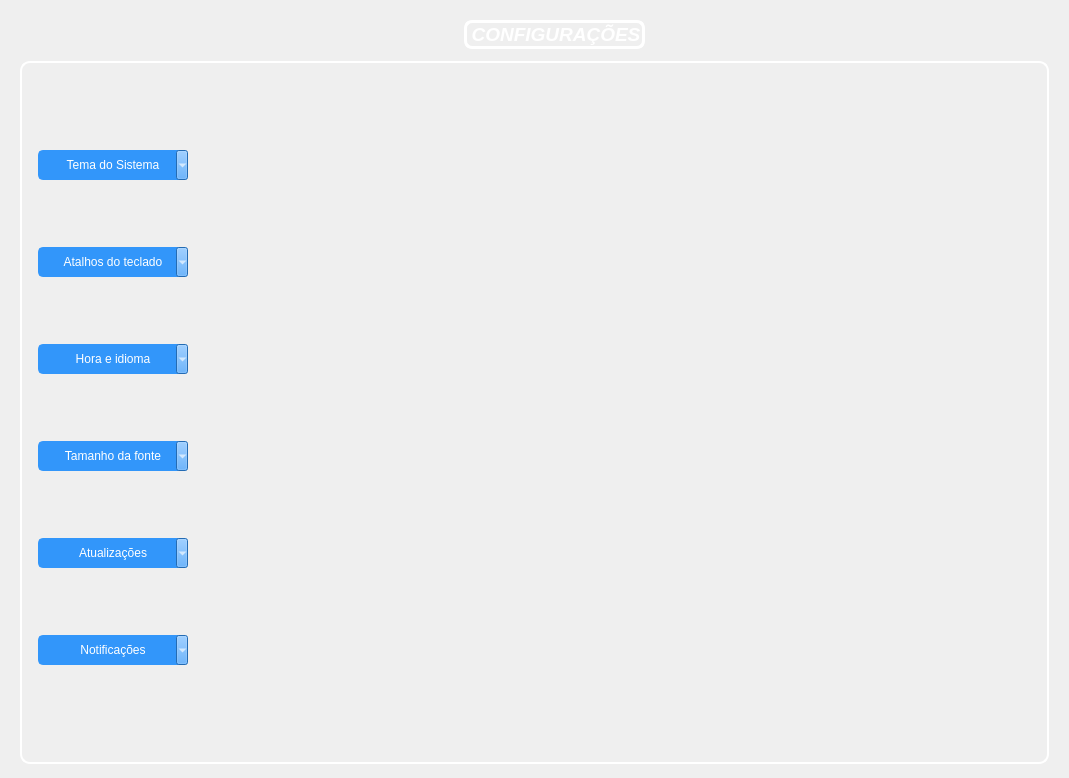
      <widget class="QWidget" name="pg_configuracoes">
       <property name="sizePolicy">
        <sizepolicy hsizetype="Expanding" vsizetype="Expanding">
         <horstretch>0</horstretch>
         <verstretch>0</verstretch>
        </sizepolicy>
       </property>
       <layout class="QGridLayout" name="gridLayout_16">
        <item row="0" column="0">
         <widget class="QFrame" name="frame_pg_configuracoes">
          <property name="sizePolicy">
           <sizepolicy hsizetype="Expanding" vsizetype="Expanding">
            <horstretch>0</horstretch>
            <verstretch>0</verstretch>
           </sizepolicy>
          </property>
          <property name="frameShape">
           <enum>QFrame::NoFrame</enum>
          </property>
          <property name="frameShadow">
           <enum>QFrame::Raised</enum>
          </property>
          <layout class="QGridLayout" name="gridLayout_17">
           <item row="0" column="2">
            <spacer name="horizontalSpacer_4">
             <property name="orientation">
              <enum>Qt::Horizontal</enum>
             </property>
             <property name="sizeHint" stdset="0">
              <size>
               <width>398</width>
               <height>20</height>
              </size>
             </property>
            </spacer>
           </item>
           <item row="0" column="1">
            <widget class="QLabel" name="label_configuracoes">
             <property name="sizePolicy">
              <sizepolicy hsizetype="Expanding" vsizetype="Expanding">
               <horstretch>0</horstretch>
               <verstretch>0</verstretch>
              </sizepolicy>
             </property>
             <property name="maximumSize">
              <size>
               <width>16777215</width>
               <height>50</height>
              </size>
             </property>
             <property name="styleSheet">
              <string notr="true">QLabel {
    color: white;
    text-align: center; /* Centraliza o texto horizontalmente */
    vertical-align: middle; /* Centraliza o texto verticalmente */
	border: 3px solid white;
	border-radius: 8px;
}
</string>
             </property>
             <property name="text">
              <string>&lt;html&gt;&lt;head/&gt;&lt;body&gt;&lt;p align=&quot;center&quot;&gt;&lt;span style=&quot; font-size:14pt; font-weight:600; font-style:italic;&quot;&gt;CONFIGURAÇÕES&lt;/span&gt;&lt;/p&gt;&lt;/body&gt;&lt;/html&gt;</string>
             </property>
            </widget>
           </item>
           <item row="0" column="0">
            <spacer name="horizontalSpacer_3">
             <property name="orientation">
              <enum>Qt::Horizontal</enum>
             </property>
             <property name="sizeHint" stdset="0">
              <size>
               <width>438</width>
               <height>20</height>
              </size>
             </property>
            </spacer>
           </item>
           <item row="1" column="0" colspan="3">
            <widget class="QFrame" name="frame_botoes_configuracoes">
             <property name="sizePolicy">
              <sizepolicy hsizetype="Expanding" vsizetype="Expanding">
               <horstretch>0</horstretch>
               <verstretch>0</verstretch>
              </sizepolicy>
             </property>
             <property name="minimumSize">
              <size>
               <width>0</width>
               <height>703</height>
              </size>
             </property>
             <property name="maximumSize">
              <size>
               <width>16777215</width>
               <height>691</height>
              </size>
             </property>
             <property name="styleSheet">
              <string notr="true">QFrame#frame_botoes_configuracoes {	
        border: 2px solid white;
		border-radius: 10px;
		padding: 5px;
}</string>
             </property>
             <property name="frameShape">
              <enum>QFrame::NoFrame</enum>
             </property>
             <property name="frameShadow">
              <enum>QFrame::Raised</enum>
             </property>
             <widget class="QFrame" name="frame_botoes_config">
              <property name="geometry">
               <rect>
                <x>9</x>
                <y>19</y>
                <width>181</width>
                <height>660</height>
               </rect>
              </property>
              <property name="sizePolicy">
               <sizepolicy hsizetype="Expanding" vsizetype="Expanding">
                <horstretch>0</horstretch>
                <verstretch>0</verstretch>
               </sizepolicy>
              </property>
              <property name="minimumSize">
               <size>
                <width>0</width>
                <height>660</height>
               </size>
              </property>
              <property name="maximumSize">
               <size>
                <width>16777215</width>
                <height>612</height>
               </size>
              </property>
              <property name="frameShape">
               <enum>QFrame::NoFrame</enum>
              </property>
              <property name="frameShadow">
               <enum>QFrame::Raised</enum>
              </property>
              <layout class="QVBoxLayout" name="verticalLayout_17">
               <item>
                <widget class="QToolButton" name="tool_tema">
                 <property name="sizePolicy">
                  <sizepolicy hsizetype="Expanding" vsizetype="Expanding">
                   <horstretch>0</horstretch>
                   <verstretch>0</verstretch>
                  </sizepolicy>
                 </property>
                 <property name="maximumSize">
                  <size>
                   <width>150</width>
                   <height>30</height>
                  </size>
                 </property>
                 <property name="cursor">
                  <cursorShape>PointingHandCursor</cursorShape>
                 </property>
                 <property name="styleSheet">
                  <string notr="true">QToolButton {
                background-color: rgb(50, 150, 250);
                color: white;
                border-radius: 5px;
                border: 2px solid rgb(50, 150, 250);
                padding: 5px 10px;
            }
            QToolButton:hover {
                background-color: rgb(100, 180, 255);
                border: 2px solid rgb(100, 180, 255);
            }
            </string>
                 </property>
                 <property name="text">
                  <string>Tema do Sistema</string>
                 </property>
                 <property name="popupMode">
                  <enum>QToolButton::MenuButtonPopup</enum>
                 </property>
                 <property name="toolButtonStyle">
                  <enum>Qt::ToolButtonTextOnly</enum>
                 </property>
                </widget>
               </item>
               <item>
                <widget class="QToolButton" name="tool_atalhos">
                 <property name="sizePolicy">
                  <sizepolicy hsizetype="Expanding" vsizetype="Expanding">
                   <horstretch>0</horstretch>
                   <verstretch>0</verstretch>
                  </sizepolicy>
                 </property>
                 <property name="maximumSize">
                  <size>
                   <width>150</width>
                   <height>30</height>
                  </size>
                 </property>
                 <property name="cursor">
                  <cursorShape>PointingHandCursor</cursorShape>
                 </property>
                 <property name="styleSheet">
                  <string notr="true">QToolButton {
                background-color: rgb(50, 150, 250);
                color: white;
                border-radius: 5px;
                border: 2px solid rgb(50, 150, 250);
                padding: 5px 10px;
            }
            QToolButton:hover {
                background-color: rgb(100, 180, 255);
                border: 2px solid rgb(100, 180, 255);
            }
            </string>
                 </property>
                 <property name="text">
                  <string>Atalhos do teclado</string>
                 </property>
                 <property name="popupMode">
                  <enum>QToolButton::MenuButtonPopup</enum>
                 </property>
                 <property name="toolButtonStyle">
                  <enum>Qt::ToolButtonTextOnly</enum>
                 </property>
                </widget>
               </item>
               <item>
                <widget class="QToolButton" name="tool_hora">
                 <property name="sizePolicy">
                  <sizepolicy hsizetype="Expanding" vsizetype="Expanding">
                   <horstretch>0</horstretch>
                   <verstretch>0</verstretch>
                  </sizepolicy>
                 </property>
                 <property name="maximumSize">
                  <size>
                   <width>150</width>
                   <height>30</height>
                  </size>
                 </property>
                 <property name="cursor">
                  <cursorShape>PointingHandCursor</cursorShape>
                 </property>
                 <property name="styleSheet">
                  <string notr="true">QToolButton {
                background-color: rgb(50, 150, 250);
                color: white;
                border-radius: 5px;
                border: 2px solid rgb(50, 150, 250);
                padding: 5px 10px;
            }
            QToolButton:hover {
                background-color: rgb(100, 180, 255);
                border: 2px solid rgb(100, 180, 255);
            }
            </string>
                 </property>
                 <property name="text">
                  <string>Hora e idioma</string>
                 </property>
                 <property name="popupMode">
                  <enum>QToolButton::MenuButtonPopup</enum>
                 </property>
                 <property name="toolButtonStyle">
                  <enum>Qt::ToolButtonTextOnly</enum>
                 </property>
                </widget>
               </item>
               <item>
                <widget class="QToolButton" name="tool_fonte">
                 <property name="sizePolicy">
                  <sizepolicy hsizetype="Expanding" vsizetype="Expanding">
                   <horstretch>0</horstretch>
                   <verstretch>0</verstretch>
                  </sizepolicy>
                 </property>
                 <property name="maximumSize">
                  <size>
                   <width>150</width>
                   <height>30</height>
                  </size>
                 </property>
                 <property name="cursor">
                  <cursorShape>PointingHandCursor</cursorShape>
                 </property>
                 <property name="styleSheet">
                  <string notr="true">QToolButton {
                background-color: rgb(50, 150, 250);
                color: white;
                border-radius: 5px;
                border: 2px solid rgb(50, 150, 250);
                padding: 5px 10px;
            }
            QToolButton:hover {
                background-color: rgb(100, 180, 255);
                border: 2px solid rgb(100, 180, 255);
            }
            </string>
                 </property>
                 <property name="text">
                  <string>Tamanho da fonte</string>
                 </property>
                 <property name="popupMode">
                  <enum>QToolButton::MenuButtonPopup</enum>
                 </property>
                 <property name="toolButtonStyle">
                  <enum>Qt::ToolButtonTextOnly</enum>
                 </property>
                </widget>
               </item>
               <item>
                <widget class="QToolButton" name="tool_atualizacoes">
                 <property name="sizePolicy">
                  <sizepolicy hsizetype="Expanding" vsizetype="Expanding">
                   <horstretch>0</horstretch>
                   <verstretch>0</verstretch>
                  </sizepolicy>
                 </property>
                 <property name="maximumSize">
                  <size>
                   <width>150</width>
                   <height>30</height>
                  </size>
                 </property>
                 <property name="cursor">
                  <cursorShape>PointingHandCursor</cursorShape>
                 </property>
                 <property name="styleSheet">
                  <string notr="true">QToolButton {
                background-color: rgb(50, 150, 250);
                color: white;
                border-radius: 5px;
                border: 2px solid rgb(50, 150, 250);
                padding: 5px 10px;
            }
            QToolButton:hover {
                background-color: rgb(100, 180, 255);
                border: 2px solid rgb(100, 180, 255);
            }
            </string>
                 </property>
                 <property name="text">
                  <string>Atualizações</string>
                 </property>
                 <property name="popupMode">
                  <enum>QToolButton::MenuButtonPopup</enum>
                 </property>
                 <property name="toolButtonStyle">
                  <enum>Qt::ToolButtonTextOnly</enum>
                 </property>
                </widget>
               </item>
               <item>
                <widget class="QToolButton" name="tool_notificacoes">
                 <property name="sizePolicy">
                  <sizepolicy hsizetype="Expanding" vsizetype="Expanding">
                   <horstretch>0</horstretch>
                   <verstretch>0</verstretch>
                  </sizepolicy>
                 </property>
                 <property name="maximumSize">
                  <size>
                   <width>150</width>
                   <height>30</height>
                  </size>
                 </property>
                 <property name="cursor">
                  <cursorShape>PointingHandCursor</cursorShape>
                 </property>
                 <property name="styleSheet">
                  <string notr="true">QToolButton {
                background-color: rgb(50, 150, 250);
                color: white;
                border-radius: 5px;
                border: 2px solid rgb(50, 150, 250);
                padding: 5px 10px;
            }
            QToolButton:hover {
                background-color: rgb(100, 180, 255);
                border: 2px solid rgb(100, 180, 255);
            }
            </string>
                 </property>
                 <property name="text">
                  <string>Notificações</string>
                 </property>
                 <property name="popupMode">
                  <enum>QToolButton::MenuButtonPopup</enum>
                 </property>
                 <property name="toolButtonStyle">
                  <enum>Qt::ToolButtonTextOnly</enum>
                 </property>
                </widget>
               </item>
              </layout>
             </widget>
            </widget>
           </item>
          </layout>
         </widget>
        </item>
       </layout>
      </widget>
